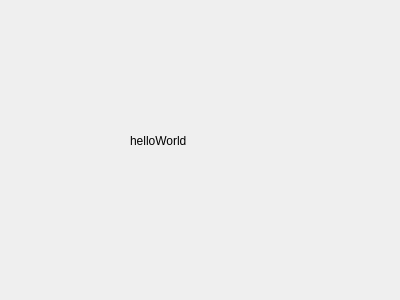
<?xml version="1.0" encoding="UTF-8"?>
<ui version="4.0">
 <class>Dialog</class>
 <widget class="QDialog" name="Dialog">
  <property name="geometry">
   <rect>
    <x>0</x>
    <y>0</y>
    <width>400</width>
    <height>300</height>
   </rect>
  </property>
  <property name="windowTitle">
   <string>Dialog</string>
  </property>
  <widget class="QLabel" name="label">
   <property name="geometry">
    <rect>
     <x>130</x>
     <y>100</y>
     <width>141</width>
     <height>81</height>
    </rect>
   </property>
   <property name="text">
    <string>helloWorld</string>
   </property>
  </widget>
 </widget>
 <resources/>
 <connections/>
</ui>
